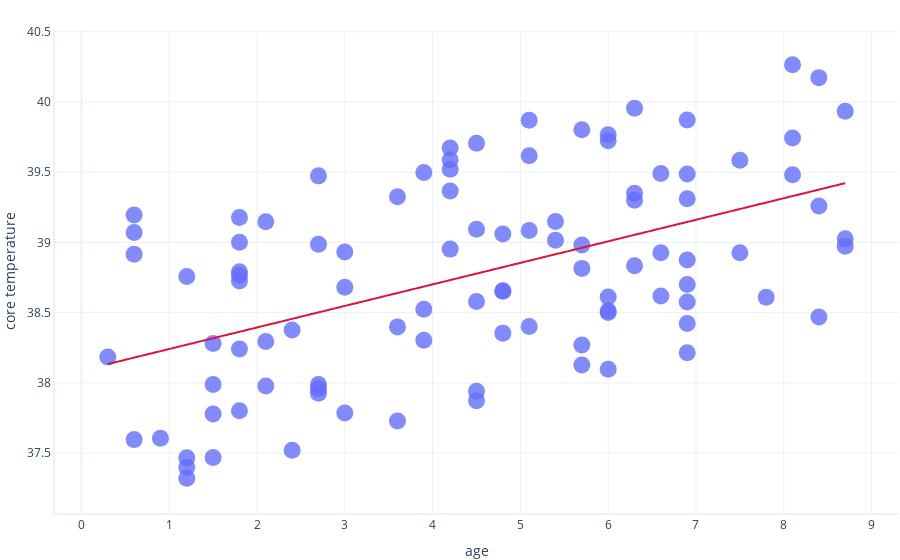

Notebook code for this chart:
### Markdown cell above
It does seem that older dogs tended to have higher temperatures than younger dogs. The relationship is quite 'noisy', though: many dogs of the same age have quite different temperatures.

## Simple linear regression
Let's formally examine the relationship between our labels and features by fitting a line (simple linear regression model) to the dataset.

### Code cell
import statsmodels.formula.api as smf
import graphing # custom graphing code. See our GitHub repo for details

# First, we define our formula using a special syntax
# This says that core temperature is explained by age
formula = "core_temperature ~ age"

# Perform linear regression. This method takes care of
# the entire fitting procedure for us.
model = smf.ols(formula = formula, data = dataset).fit()

# Show a graph of the result
graphing.scatter_2D(dataset,    label_x="age", 
                                label_y="core_temperature",
                                trendline=lambda x: model.params[1] * x + model.params[0]
                                )
